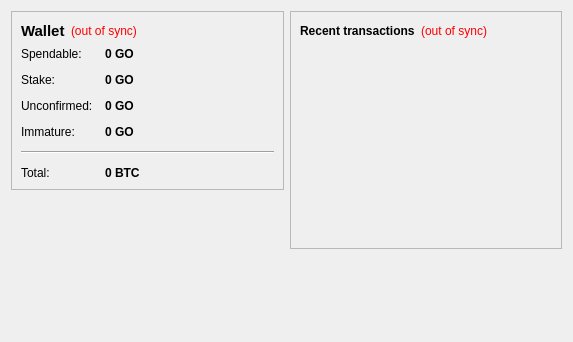
<?xml version="1.0" encoding="UTF-8"?>
<ui version="4.0">
 <class>OverviewPage</class>
 <widget class="QWidget" name="OverviewPage">
  <property name="geometry">
   <rect>
    <x>0</x>
    <y>0</y>
    <width>573</width>
    <height>342</height>
   </rect>
  </property>
  <property name="windowTitle">
   <string>Form</string>
  </property>
  <layout class="QHBoxLayout" name="horizontalLayout" stretch="1,1">
   <item>
    <layout class="QVBoxLayout" name="verticalLayout_2">
     <item>
      <widget class="QFrame" name="frame">
       <property name="frameShape">
        <enum>QFrame::StyledPanel</enum>
       </property>
       <property name="frameShadow">
        <enum>QFrame::Raised</enum>
       </property>
       <layout class="QVBoxLayout" name="verticalLayout_4">
        <item>
         <layout class="QHBoxLayout" name="horizontalLayout_4">
          <item>
           <widget class="QLabel" name="label_5">
            <property name="font">
             <font>
              <pointsize>11</pointsize>
              <weight>75</weight>
              <bold>true</bold>
             </font>
            </property>
            <property name="text">
             <string>Wallet</string>
            </property>
           </widget>
          </item>
          <item>
           <widget class="QLabel" name="labelWalletStatus">
            <property name="toolTip">
             <string>The displayed information may be out of date. Your wallet automatically synchronizes with the GoCoin network after a connection is established, but this process has not completed yet.</string>
            </property>
            <property name="styleSheet">
             <string notr="true">QLabel { color: red; }</string>
            </property>
            <property name="text">
             <string notr="true">(out of sync)</string>
            </property>
            <property name="alignment">
             <set>Qt::AlignLeading|Qt::AlignLeft|Qt::AlignVCenter</set>
            </property>
           </widget>
          </item>
          <item>
           <spacer name="horizontalSpacer_2">
            <property name="orientation">
             <enum>Qt::Horizontal</enum>
            </property>
            <property name="sizeHint" stdset="0">
             <size>
              <width>40</width>
              <height>20</height>
             </size>
            </property>
           </spacer>
          </item>
         </layout>
        </item>
        <item>
         <layout class="QFormLayout" name="formLayout_2">
          <property name="fieldGrowthPolicy">
           <enum>QFormLayout::AllNonFixedFieldsGrow</enum>
          </property>
          <property name="horizontalSpacing">
           <number>12</number>
          </property>
          <property name="verticalSpacing">
           <number>12</number>
          </property>
          <item row="0" column="0">
           <widget class="QLabel" name="label">
            <property name="text">
             <string>Spendable:</string>
            </property>
           </widget>
          </item>
          <item row="0" column="1">
           <widget class="QLabel" name="labelBalance">
            <property name="font">
             <font>
              <weight>75</weight>
              <bold>true</bold>
             </font>
            </property>
            <property name="cursor">
             <cursorShape>IBeamCursor</cursorShape>
            </property>
            <property name="toolTip">
             <string>Your current spendable balance</string>
            </property>
            <property name="text">
             <string notr="true">0 GO</string>
            </property>
            <property name="textInteractionFlags">
             <set>Qt::LinksAccessibleByMouse|Qt::TextSelectableByKeyboard|Qt::TextSelectableByMouse</set>
            </property>
           </widget>
          </item>
          <item row="1" column="0">
           <widget class="QLabel" name="label_6">
            <property name="text">
             <string>Stake:</string>
            </property>
           </widget>
          </item>
          <item row="1" column="1">
           <widget class="QLabel" name="labelStake">
            <property name="font">
             <font>
              <weight>75</weight>
              <bold>true</bold>
             </font>
            </property>
            <property name="cursor">
             <cursorShape>IBeamCursor</cursorShape>
            </property>
            <property name="toolTip">
             <string>Total of coins that was staked, and do not yet count toward the current balance</string>
            </property>
            <property name="text">
             <string notr="true">0 GO</string>
            </property>
            <property name="textInteractionFlags">
             <set>Qt::LinksAccessibleByMouse|Qt::TextSelectableByKeyboard|Qt::TextSelectableByMouse</set>
            </property>
           </widget>
          </item>
          <item row="2" column="0">
           <widget class="QLabel" name="label_3">
            <property name="text">
             <string>Unconfirmed:</string>
            </property>
           </widget>
          </item>
          <item row="2" column="1">
           <widget class="QLabel" name="labelUnconfirmed">
            <property name="font">
             <font>
              <weight>75</weight>
              <bold>true</bold>
             </font>
            </property>
            <property name="cursor">
             <cursorShape>IBeamCursor</cursorShape>
            </property>
            <property name="toolTip">
             <string>Total of transactions that have yet to be confirmed, and do not yet count toward the current balance</string>
            </property>
            <property name="text">
             <string notr="true">0 GO</string>
            </property>
            <property name="textInteractionFlags">
             <set>Qt::LinksAccessibleByMouse|Qt::TextSelectableByKeyboard|Qt::TextSelectableByMouse</set>
            </property>
           </widget>
          </item>
          <item row="3" column="0">
           <widget class="QLabel" name="labelImmatureText">
            <property name="text">
             <string>Immature:</string>
            </property>
           </widget>
          </item>
          <item row="3" column="1">
           <widget class="QLabel" name="labelImmature">
            <property name="font">
             <font>
              <weight>75</weight>
              <bold>true</bold>
             </font>
            </property>
            <property name="toolTip">
             <string>Mined balance that has not yet matured</string>
            </property>
            <property name="text">
             <string notr="true">0 GO</string>
            </property>
            <property name="textInteractionFlags">
             <set>Qt::LinksAccessibleByMouse|Qt::TextSelectableByKeyboard|Qt::TextSelectableByMouse</set>
            </property>
           </widget>
          </item>
          <item row="4" column="0" colspan="2">
           <widget class="Line" name="line">
            <property name="orientation">
             <enum>Qt::Horizontal</enum>
            </property>
           </widget>
          </item>
          <item row="5" column="0">
           <widget class="QLabel" name="labelTotalText">
            <property name="text">
             <string>Total:</string>
            </property>
           </widget>
          </item>
          <item row="5" column="1">
           <widget class="QLabel" name="labelTotal">
            <property name="font">
             <font>
              <weight>75</weight>
              <bold>true</bold>
             </font>
            </property>
            <property name="cursor">
             <cursorShape>IBeamCursor</cursorShape>
            </property>
            <property name="toolTip">
             <string>Your current total balance</string>
            </property>
            <property name="text">
             <string notr="true">0 BTC</string>
            </property>
            <property name="textInteractionFlags">
             <set>Qt::LinksAccessibleByMouse|Qt::TextSelectableByKeyboard|Qt::TextSelectableByMouse</set>
            </property>
           </widget>
          </item>
         </layout>
        </item>
       </layout>
      </widget>
     </item>
     <item>
      <spacer name="verticalSpacer">
       <property name="orientation">
        <enum>Qt::Vertical</enum>
       </property>
       <property name="sizeHint" stdset="0">
        <size>
         <width>20</width>
         <height>40</height>
        </size>
       </property>
      </spacer>
     </item>
    </layout>
   </item>
   <item>
    <layout class="QVBoxLayout" name="verticalLayout_3">
     <item>
      <widget class="QFrame" name="frame_2">
       <property name="frameShape">
        <enum>QFrame::StyledPanel</enum>
       </property>
       <property name="frameShadow">
        <enum>QFrame::Raised</enum>
       </property>
       <layout class="QVBoxLayout" name="verticalLayout">
        <item>
         <layout class="QHBoxLayout" name="horizontalLayout_2">
          <item>
           <widget class="QLabel" name="label_4">
            <property name="text">
             <string>&lt;b&gt;Recent transactions&lt;/b&gt;</string>
            </property>
           </widget>
          </item>
          <item>
           <widget class="QLabel" name="labelTransactionsStatus">
            <property name="toolTip">
             <string>The displayed information may be out of date. Your wallet automatically synchronizes with the GoCoin network after a connection is established, but this process has not completed yet.</string>
            </property>
            <property name="styleSheet">
             <string notr="true">QLabel { color: red; }</string>
            </property>
            <property name="text">
             <string notr="true">(out of sync)</string>
            </property>
            <property name="alignment">
             <set>Qt::AlignRight|Qt::AlignTrailing|Qt::AlignVCenter</set>
            </property>
           </widget>
          </item>
          <item>
           <spacer name="horizontalSpacer">
            <property name="orientation">
             <enum>Qt::Horizontal</enum>
            </property>
            <property name="sizeHint" stdset="0">
             <size>
              <width>40</width>
              <height>20</height>
             </size>
            </property>
           </spacer>
          </item>
         </layout>
        </item>
        <item>
         <widget class="QListView" name="listTransactions">
          <property name="styleSheet">
           <string notr="true">QListView { background: transparent; }</string>
          </property>
          <property name="frameShape">
           <enum>QFrame::NoFrame</enum>
          </property>
          <property name="verticalScrollBarPolicy">
           <enum>Qt::ScrollBarAlwaysOff</enum>
          </property>
          <property name="horizontalScrollBarPolicy">
           <enum>Qt::ScrollBarAlwaysOff</enum>
          </property>
          <property name="selectionMode">
           <enum>QAbstractItemView::NoSelection</enum>
          </property>
         </widget>
        </item>
       </layout>
      </widget>
     </item>
     <item>
      <spacer name="verticalSpacer_2">
       <property name="orientation">
        <enum>Qt::Vertical</enum>
       </property>
       <property name="sizeHint" stdset="0">
        <size>
         <width>20</width>
         <height>40</height>
        </size>
       </property>
      </spacer>
     </item>
    </layout>
   </item>
  </layout>
 </widget>
 <resources/>
 <connections/>
</ui>
